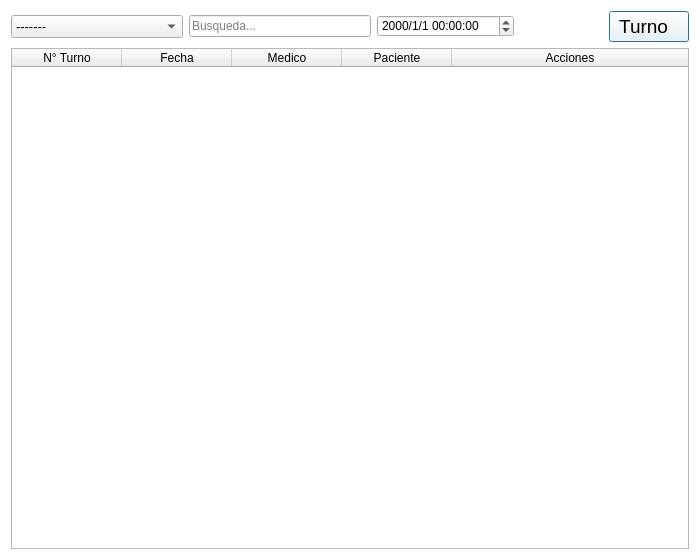
<?xml version="1.0" encoding="UTF-8"?>
<ui version="4.0">
 <class>Dialog</class>
 <widget class="QDialog" name="Dialog">
  <property name="enabled">
   <bool>true</bool>
  </property>
  <property name="geometry">
   <rect>
    <x>0</x>
    <y>0</y>
    <width>700</width>
    <height>560</height>
   </rect>
  </property>
  <property name="windowTitle">
   <string>Dialog</string>
  </property>
  <property name="styleSheet">
   <string notr="true">QDialog {
	background-color: #FFFFFF;
}
#campoBusqueda {
	max-width: 180px;
	min-width: 180px;
}
#comboBoxFiltro{
	max-width: 170px;
	min-width: 170px;
}
#botonBuscar{
	max-width: 40px;
	min-width: 40px;
}

</string>
  </property>
  <layout class="QGridLayout" name="gridLayout">
   <item row="0" column="10" colspan="2">
    <widget class="QPushButton" name="botonNuevoTurno">
     <property name="font">
      <font>
       <pointsize>14</pointsize>
      </font>
     </property>
     <property name="styleSheet">
      <string notr="true">background-color: rgb(255, 255, 255);</string>
     </property>
     <property name="text">
      <string> Turno   </string>
     </property>
     <property name="icon">
      <iconset>
       <normaloff>../icons/plus.svg</normaloff>../icons/plus.svg</iconset>
     </property>
    </widget>
   </item>
   <item row="0" column="1">
    <widget class="QLineEdit" name="campoBusqueda">
     <property name="enabled">
      <bool>true</bool>
     </property>
     <property name="placeholderText">
      <string>Busqueda...</string>
     </property>
    </widget>
   </item>
   <item row="0" column="3">
    <widget class="QPushButton" name="botonBuscar">
     <property name="styleSheet">
      <string notr="true">
border: 0;
</string>
     </property>
     <property name="text">
      <string/>
     </property>
     <property name="icon">
      <iconset>
       <normaloff>../icons/loupe1.svg</normaloff>../icons/loupe1.svg</iconset>
     </property>
     <property name="iconSize">
      <size>
       <width>24</width>
       <height>24</height>
      </size>
     </property>
    </widget>
   </item>
   <item row="0" column="0">
    <widget class="QComboBox" name="comboBoxFiltro">
     <property name="font">
      <font>
       <pointsize>10</pointsize>
      </font>
     </property>
     <item>
      <property name="text">
       <string>-------</string>
      </property>
     </item>
     <item>
      <property name="text">
       <string>Fecha</string>
      </property>
     </item>
     <item>
      <property name="text">
       <string>Turnos</string>
      </property>
     </item>
     <item>
      <property name="text">
       <string>Paciente</string>
      </property>
     </item>
     <item>
      <property name="text">
       <string>Medico</string>
      </property>
     </item>
    </widget>
   </item>
   <item row="2" column="0" colspan="12">
    <widget class="QTableWidget" name="tablaTurnos">
     <property name="minimumSize">
      <size>
       <width>582</width>
       <height>0</height>
      </size>
     </property>
     <property name="styleSheet">
      <string notr="true">QPushButton{
width: auto;
border: 0;
}</string>
     </property>
     <property name="autoScrollMargin">
      <number>16</number>
     </property>
     <property name="selectionMode">
      <enum>QAbstractItemView::SingleSelection</enum>
     </property>
     <property name="selectionBehavior">
      <enum>QAbstractItemView::SelectRows</enum>
     </property>
     <property name="sortingEnabled">
      <bool>true</bool>
     </property>
     <property name="columnCount">
      <number>5</number>
     </property>
     <attribute name="horizontalHeaderCascadingSectionResizes">
      <bool>false</bool>
     </attribute>
     <attribute name="horizontalHeaderDefaultSectionSize">
      <number>110</number>
     </attribute>
     <attribute name="horizontalHeaderHighlightSections">
      <bool>true</bool>
     </attribute>
     <attribute name="horizontalHeaderMinimumSectionSize">
      <number>37</number>
     </attribute>
     <attribute name="horizontalHeaderShowSortIndicator" stdset="0">
      <bool>true</bool>
     </attribute>
     <attribute name="horizontalHeaderStretchLastSection">
      <bool>true</bool>
     </attribute>
     <attribute name="verticalHeaderCascadingSectionResizes">
      <bool>false</bool>
     </attribute>
     <attribute name="verticalHeaderDefaultSectionSize">
      <number>35</number>
     </attribute>
     <attribute name="verticalHeaderMinimumSectionSize">
      <number>23</number>
     </attribute>
     <attribute name="verticalHeaderShowSortIndicator" stdset="0">
      <bool>false</bool>
     </attribute>
     <attribute name="verticalHeaderStretchLastSection">
      <bool>false</bool>
     </attribute>
     <column>
      <property name="text">
       <string>N° Turno</string>
      </property>
     </column>
     <column>
      <property name="text">
       <string>Fecha</string>
      </property>
     </column>
     <column>
      <property name="text">
       <string>Medico</string>
      </property>
     </column>
     <column>
      <property name="text">
       <string>Paciente</string>
      </property>
     </column>
     <column>
      <property name="text">
       <string>Acciones</string>
      </property>
     </column>
    </widget>
   </item>
   <item row="0" column="2">
    <widget class="QDateTimeEdit" name="dateTimeEdit">
     <property name="displayFormat">
      <string>yyyy/M/d HH:mm:ss</string>
     </property>
    </widget>
   </item>
  </layout>
 </widget>
 <resources/>
 <connections/>
</ui>
